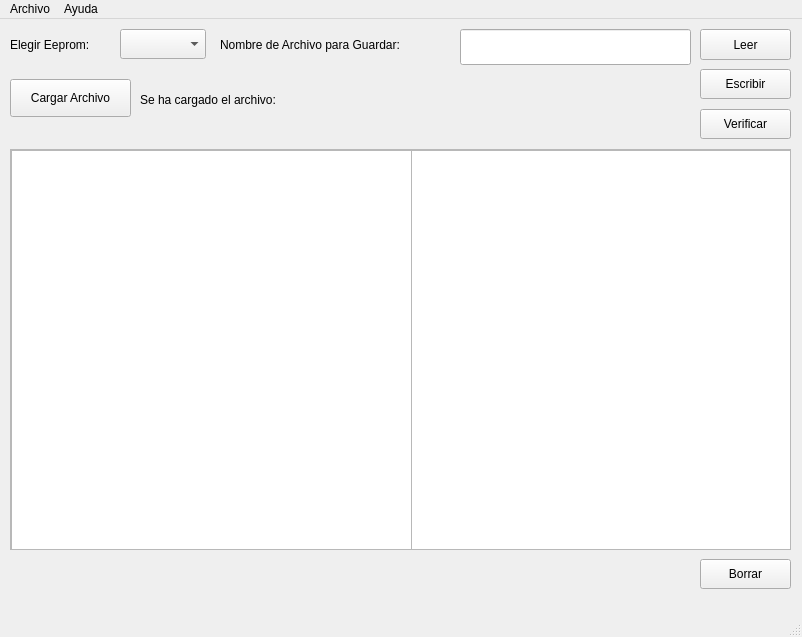
<?xml version="1.0" encoding="UTF-8"?>
<ui version="4.0">
 <class>MainWindow</class>
 <widget class="QMainWindow" name="MainWindow">
  <property name="geometry">
   <rect>
    <x>0</x>
    <y>0</y>
    <width>802</width>
    <height>637</height>
   </rect>
  </property>
  <property name="windowTitle">
   <string>MainWindow</string>
  </property>
  <widget class="QWidget" name="centralwidget">
   <widget class="QLabel" name="label">
    <property name="geometry">
     <rect>
      <x>10</x>
      <y>10</y>
      <width>111</width>
      <height>31</height>
     </rect>
    </property>
    <property name="text">
     <string>Elegir Eeprom:</string>
    </property>
   </widget>
   <widget class="QComboBox" name="eepromChooser">
    <property name="geometry">
     <rect>
      <x>120</x>
      <y>10</y>
      <width>86</width>
      <height>30</height>
     </rect>
    </property>
    <property name="editable">
     <bool>false</bool>
    </property>
   </widget>
   <widget class="QPushButton" name="readE">
    <property name="geometry">
     <rect>
      <x>700</x>
      <y>10</y>
      <width>91</width>
      <height>31</height>
     </rect>
    </property>
    <property name="text">
     <string>Leer</string>
    </property>
   </widget>
   <widget class="QPushButton" name="writeE">
    <property name="geometry">
     <rect>
      <x>700</x>
      <y>50</y>
      <width>91</width>
      <height>30</height>
     </rect>
    </property>
    <property name="text">
     <string>Escribir</string>
    </property>
   </widget>
   <widget class="QScrollArea" name="scrollArea">
    <property name="geometry">
     <rect>
      <x>10</x>
      <y>130</y>
      <width>781</width>
      <height>401</height>
     </rect>
    </property>
    <property name="widgetResizable">
     <bool>true</bool>
    </property>
    <widget class="QWidget" name="scrollAreaWidgetContents">
     <property name="geometry">
      <rect>
       <x>0</x>
       <y>0</y>
       <width>777</width>
       <height>397</height>
      </rect>
     </property>
     <widget class="QPlainTextEdit" name="eepromFile">
      <property name="geometry">
       <rect>
        <x>0</x>
        <y>0</y>
        <width>401</width>
        <height>401</height>
       </rect>
      </property>
     </widget>
     <widget class="QPlainTextEdit" name="outputLog">
      <property name="geometry">
       <rect>
        <x>400</x>
        <y>0</y>
        <width>381</width>
        <height>401</height>
       </rect>
      </property>
     </widget>
    </widget>
   </widget>
   <widget class="QLabel" name="label_2">
    <property name="geometry">
     <rect>
      <x>220</x>
      <y>10</y>
      <width>241</width>
      <height>31</height>
     </rect>
    </property>
    <property name="text">
     <string>Nombre de Archivo para Guardar:</string>
    </property>
   </widget>
   <widget class="QPushButton" name="loadFile">
    <property name="geometry">
     <rect>
      <x>10</x>
      <y>60</y>
      <width>121</width>
      <height>38</height>
     </rect>
    </property>
    <property name="text">
     <string>Cargar Archivo</string>
    </property>
   </widget>
   <widget class="QLineEdit" name="lineEdit">
    <property name="geometry">
     <rect>
      <x>460</x>
      <y>10</y>
      <width>231</width>
      <height>36</height>
     </rect>
    </property>
   </widget>
   <widget class="QPushButton" name="verifyE">
    <property name="geometry">
     <rect>
      <x>700</x>
      <y>90</y>
      <width>91</width>
      <height>30</height>
     </rect>
    </property>
    <property name="text">
     <string>Verificar</string>
    </property>
   </widget>
   <widget class="QPushButton" name="verifyE_2">
    <property name="geometry">
     <rect>
      <x>700</x>
      <y>540</y>
      <width>91</width>
      <height>30</height>
     </rect>
    </property>
    <property name="text">
     <string>Borrar</string>
    </property>
   </widget>
   <widget class="QLabel" name="filenamelabel">
    <property name="geometry">
     <rect>
      <x>140</x>
      <y>60</y>
      <width>551</width>
      <height>41</height>
     </rect>
    </property>
    <property name="text">
     <string>Se ha cargado el archivo:</string>
    </property>
   </widget>
  </widget>
  <widget class="QMenuBar" name="menubar">
   <property name="geometry">
    <rect>
     <x>0</x>
     <y>0</y>
     <width>802</width>
     <height>34</height>
    </rect>
   </property>
   <widget class="QMenu" name="menuFile">
    <property name="title">
     <string>Archivo</string>
    </property>
    <addaction name="actionOpen"/>
    <addaction name="actionSave"/>
   </widget>
   <widget class="QMenu" name="menuHelp_2">
    <property name="title">
     <string>Ayuda</string>
    </property>
    <addaction name="actionAcerca_de_Eeprom"/>
   </widget>
   <addaction name="menuFile"/>
   <addaction name="menuHelp_2"/>
  </widget>
  <widget class="QStatusBar" name="statusbar"/>
  <action name="actionOpen">
   <property name="text">
    <string>Abrir</string>
   </property>
  </action>
  <action name="actionSave">
   <property name="text">
    <string>Guardar</string>
   </property>
  </action>
  <action name="actionAcerca_de_Eeprom">
   <property name="text">
    <string>Acerca de Eeprom</string>
   </property>
  </action>
 </widget>
 <resources/>
 <connections/>
</ui>
